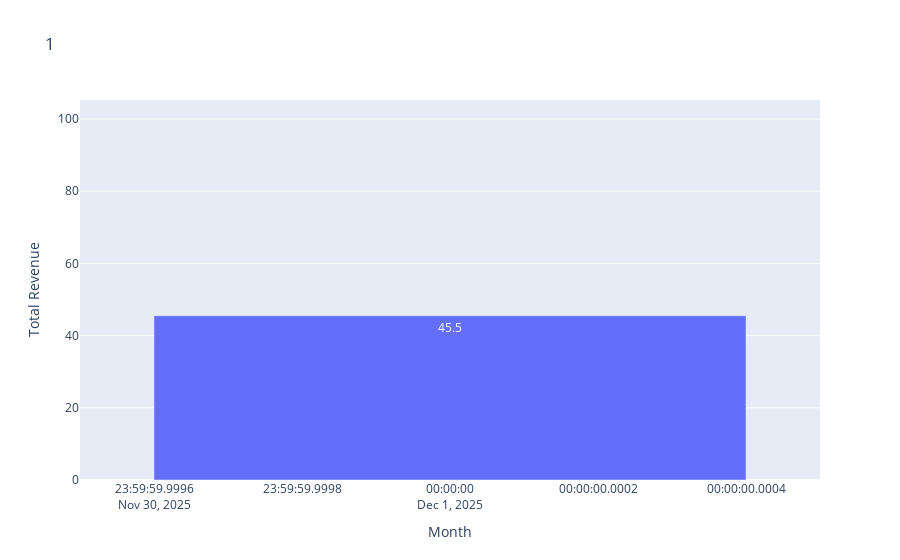

The code cell stored with this chart in its notebook:
### Code cell
fig = px.bar(
    revenue,
    x="month",
    y="revenue",
    title="Revenue Over Time by month",
    text_auto=".3s"
)

fig.update_layout(
    xaxis_title="Month",
    yaxis_title="Total Revenue",
    title=1
)

save_figure(fig, figures_dir / "revenue_over_time.png")
fig

### Figure 1 — Plotly figure (JSON) as saved in the notebook; plotly's stock layout.template omitted (floating-point values rounded to 4 significant figures)
{"data": [{"hovertemplate": "month=%{x}<br>revenue=%{y}<extra></extra>", "legendgroup": "", "marker": {"color": "#636efa", "pattern": {"shape": ""}}, "name": "", "orientation": "v", "showlegend": false, "textposition": "auto", "texttemplate": "%{y:.3s}", "type": "bar", "x": ["2025-12", null], "xaxis": "x", "y": [45.5, 100.0], "yaxis": "y"}], "layout": {"barmode": "relative", "legend": {"tracegroupgap": 0}, "title": {"text": "1"}, "xaxis": {"anchor": "y", "domain": [0, 1], "title": {"text": "Month"}}, "yaxis": {"anchor": "x", "domain": [0, 1], "title": {"text": "Total Revenue"}}}}
